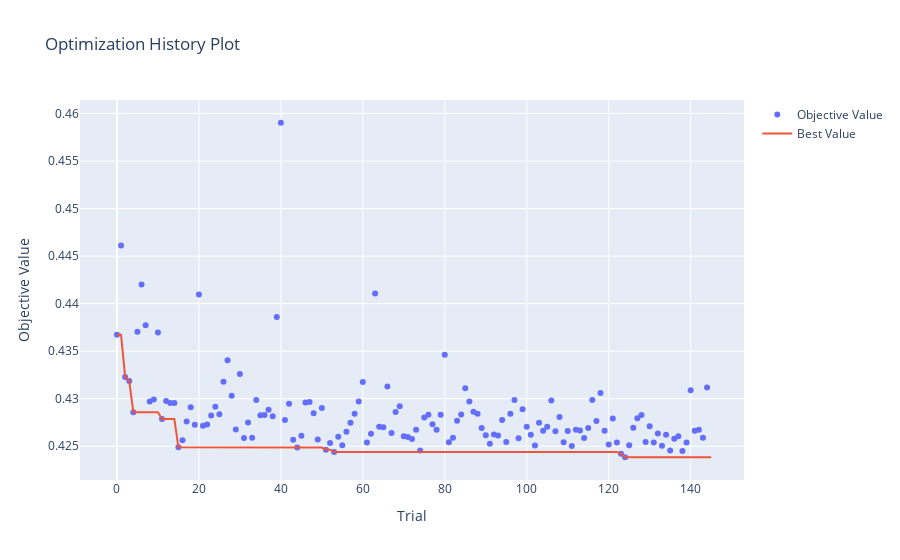

The code cell stored with this chart in its notebook:
### Code cell
plot_optimization_history(study)

### Figure 1 — Plotly figure (JSON) as saved in the notebook; plotly's stock layout.template omitted (floating-point values rounded to 4 significant figures; data arrays with more than 128 entries replaced by an {"elided": "..."} marker saying what was removed)
{"data": [{"mode": "markers", "name": "Objective Value", "type": "scatter", "x": {"elided": "145 int values"}, "y": {"elided": "145 float values"}}, {"mode": "lines", "name": "Best Value", "type": "scatter", "x": {"elided": "146 int values"}, "y": {"elided": "146 float values"}}, {"marker": {"color": "#cccccc"}, "mode": "markers", "name": "Infeasible Trial", "showlegend": false, "type": "scatter", "x": [], "y": []}], "layout": {"title": {"text": "Optimization History Plot"}, "xaxis": {"title": {"text": "Trial"}}, "yaxis": {"title": {"text": "Objective Value"}}}}
